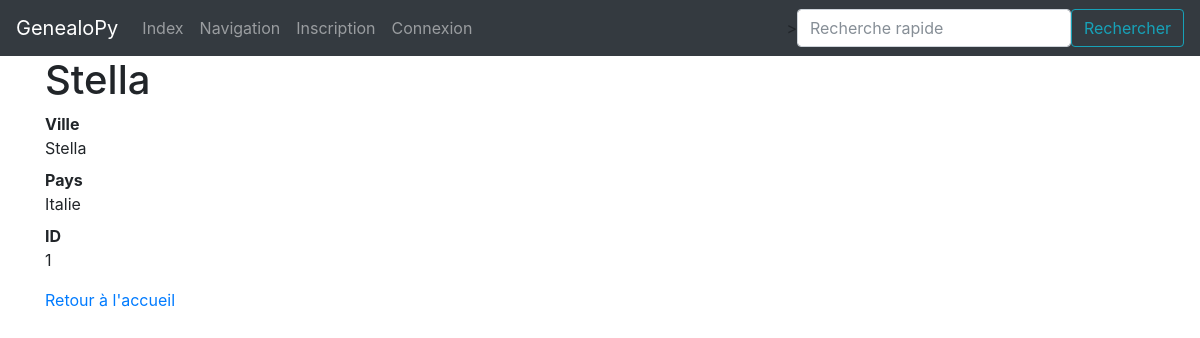
The page /place/1 on the database its author committed.
### genealopy/modeles/donnees.py (models this page shows, shortened)
class Place(db.Model):
    __tablename__ = "place"
    place_id = db.Column(db.Integer, unique=True, nullable=False, primary_key=True, autoincrement=True)
    place_nom = db.Column(db.Text)
    place_pays = db.Column(db.Text)
    evenement = db.relationship("evenement", back_populates="place")
    authorships = db.relationship("Authorship", back_populates="place")

### genealopy/routes/generic.py (the view)
@app.route("/place/<int:place_id>")
def lieu(place_id):
    unique_lieu = Place.query.get(place_id)
    return render_template("pages/place.html", nom="Genealopy", lieu=unique_lieu)

### genealopy/templates/pages/place.html (shortened to what this page needs)
{% extends "conteneur.html" %}
{% block corps %}
    {% if lieu %}
        <h1>{{lieu.place_nom}}</h1>
        <dl>
            <dt>Ville</dt><dd>{{lieu.place_nom}}</dd>
            <dt>Pays</dt><dd>{{lieu.place_pays}}</dd>
            <dt>ID</dt><dd>{{lieu.place_id}}</dd>
        </dl>
    {% else %}
        <p>La base de données est en cours de constitution</p>
    {% endif %}
    <p><a href="{{url_for('homepage')}}">Retour à l'accueil</a></p>
{% endblock %}

### rows shown on the page
Place: place_nom "Stella", place_pays "Italie", place_id "1"
